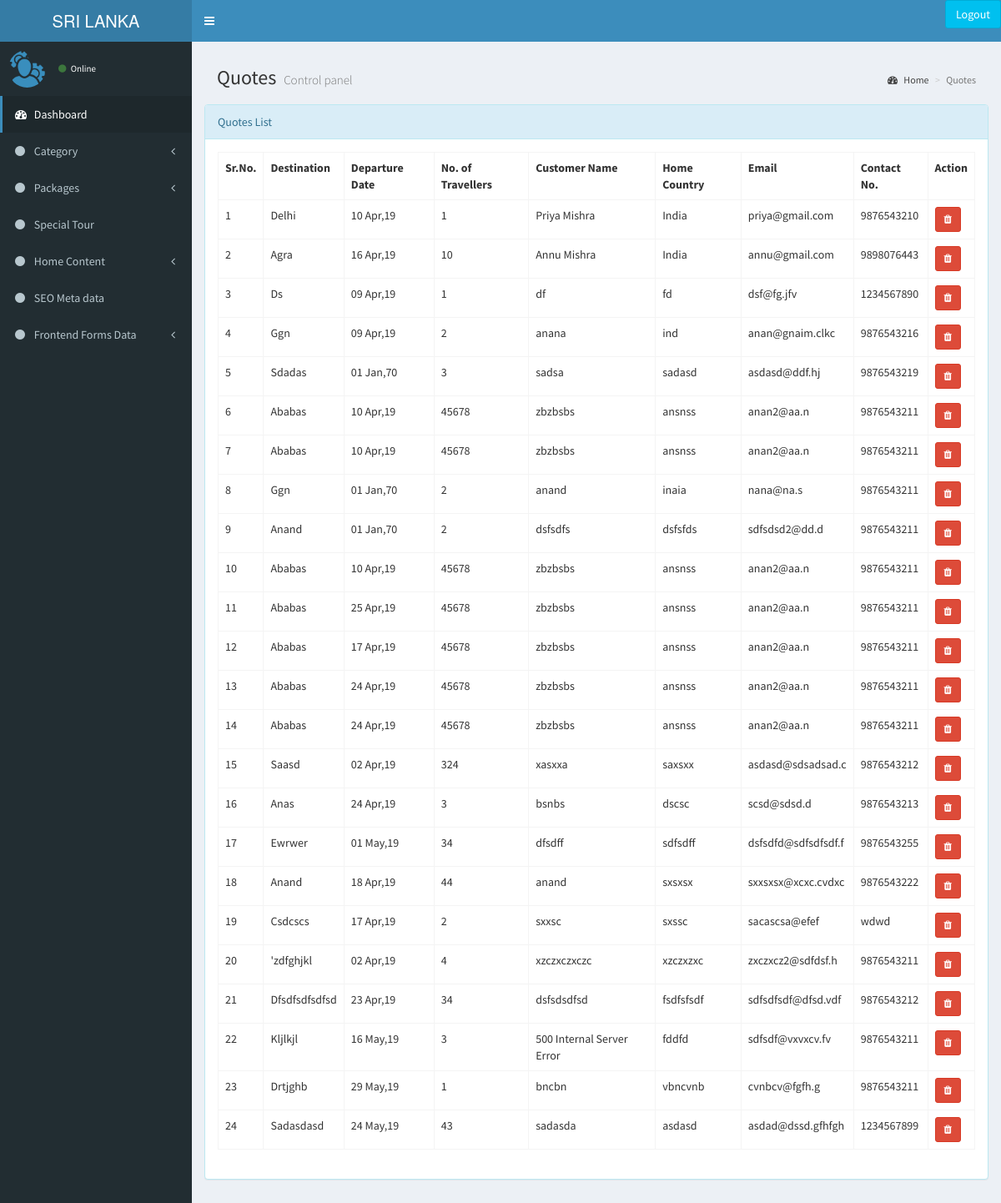
/index.php/quotes/quotes_list, run on the app's committed database.
### tables this page shows
CREATE TABLE `quotes` (
  `id` int(11) NOT NULL,
  `destination` text NOT NULL,
  `dep_date` date NOT NULL,
  `no_of_travellers` int(11) NOT NULL,
  `name` varchar(255) NOT NULL,
  `home_country` varchar(255) NOT NULL,
  `email` text NOT NULL,
  `contact_no` varchar(255) NOT NULL,
  `msg_box` text NOT NULL,
  `created_on` datetime NOT NULL
);

### application/controllers/Quotes.php (called while the page is built, shortened)
<?php defined('BASEPATH') OR exit('No dirrect script Accesss allowed');
class Quotes extends CI_Controller{
	public function quotes_list()
	{
		$this->load->model('frontend_model');
		$data = $this->frontend_model->get_quotes_data();
		$this->load->view('admin/quotes_list',array('data'=> $data));
	}
}

### index.php (called while the page is built, shortened)
<?php
require_once BASEPATH.'core/CodeIgniter.php';

### application/models/Frontend_model.php (called while the page is built, shortened)
<?php
class Frontend_model extends CI_Model{
   public function get_quotes_data(){
      $data = $this->db->get('quotes');
       return $data->result_array();
   }
}

### application/views/admin/quotes_list.php (the view, shortened to what this page needs)
<div class="content-wrapper">
  <section class="content">
    <section class="content-header">
      <h1>
      Quotes
      <small>Control panel</small>
      </h1>
      <ol class="breadcrumb">
        <li><a href="#"><i class="fa fa-dashboard"></i> Home</a></li>
        <li class="active">Quotes</li>
      </ol>
    </section>
    <div class="panel panel-info">
      <div class="panel-heading">Quotes List   </div>
      <div class="panel-body">
        <div  class="row" >
          <div class="col-md-12">
            <table class="table table-hover table-bordered">
              <tr>
                <th>Sr.No.</th>
                <th>Destination</th>
                <th>Departure Date</th>
                <th>No. of Travellers</th>
                <th>Customer Name</th>
                <th>Home Country</th>
                <th>Email</th>
                <th>Contact No.</th>
                <th>Action</th>
              </tr>
              <?php $i=1;
              foreach($data as $row) { $id = $row['id']; ?>
              <tr>
                <td><?php echo $i; ?></td>
                <td><?php echo ucfirst($row['destination']); ?></td>
                <td><?php echo date('d M,y',strtotime($row['dep_date'])); ?></td>
                <td><?php echo $row['no_of_travellers']; ?></td>
                <td><?php echo $row['name']; ?></td>
                <td><?php echo $row['home_country']; ?></td>
                <td><?php echo $row['email']; ?></td>
                <td><?php echo $row['contact_no']; ?></td>
                  <td><a href="<?php echo base_url("quotes/delete/".$row['id']); ?>">
                    <button class="btn btn-danger  btn-sm" onclick="return remove();"><span class="fa fa-trash"></span></button></a></td>
                  </tr>
                  <?php $i++;} ?>
                </table>
              </div>
            </div></div>
          </section>
        </div>

### data on the page
quotes: destination "Delhi", dep_date "10 Apr,19", no_of_travellers "1", name "Priya Mishra", home_country "India", email "priya@gmail.com", contact_no "9876543210"
quotes: destination "Agra", dep_date "16 Apr,19", no_of_travellers "10", name "Annu Mishra", home_country "India", email "annu@gmail.com", contact_no "9898076443"
quotes: destination "Ds", dep_date "09 Apr,19", no_of_travellers "1", name "df", home_country "fd", email "dsf@fg.jfv", contact_no "1234567890"
quotes: destination "Ggn", dep_date "09 Apr,19", no_of_travellers "2", name "anana", home_country "ind", email "anan@gnaim.clkc", contact_no "9876543216"
quotes: destination "Sdadas", dep_date "01 Jan,70", no_of_travellers "3", name "sadsa", home_country "sadasd", email "asdasd@ddf.hj", contact_no "9876543219"
quotes: destination "Ababas", dep_date "10 Apr,19", no_of_travellers "45678", name "zbzbsbs", home_country "ansnss", email "anan2@aa.n", contact_no "9876543211"
quotes: destination "Ababas", dep_date "10 Apr,19", no_of_travellers "45678", name "zbzbsbs", home_country "ansnss", email "anan2@aa.n", contact_no "9876543211"
quotes: destination "Ggn", dep_date "01 Jan,70", no_of_travellers "2", name "anand", home_country "inaia", email "nana@na.s", contact_no "9876543211"
quotes: destination "Anand", dep_date "01 Jan,70", no_of_travellers "2", name "dsfsdfs", home_country "dsfsfds", email "sdfsdsd2@dd.d", contact_no "9876543211"
quotes: destination "Ababas", dep_date "10 Apr,19", no_of_travellers "45678", name "zbzbsbs", home_country "ansnss", email "anan2@aa.n", contact_no "9876543211"
quotes: destination "Ababas", dep_date "25 Apr,19", no_of_travellers "45678", name "zbzbsbs", home_country "ansnss", email "anan2@aa.n", contact_no "9876543211"
quotes: destination "Ababas", dep_date "17 Apr,19", no_of_travellers "45678", name "zbzbsbs", home_country "ansnss", email "anan2@aa.n", contact_no "9876543211"
quotes: destination "Ababas", dep_date "24 Apr,19", no_of_travellers "45678", name "zbzbsbs", home_country "ansnss", email "anan2@aa.n", contact_no "9876543211"
quotes: destination "Ababas", dep_date "24 Apr,19", no_of_travellers "45678", name "zbzbsbs", home_country "ansnss", email "anan2@aa.n", contact_no "9876543211"
quotes: destination "Saasd", dep_date "02 Apr,19", no_of_travellers "324", name "xasxxa", home_country "saxsxx", email "asdasd@sdsadsad.c", contact_no "9876543212"
quotes: destination "Anas", dep_date "24 Apr,19", no_of_travellers "3", name "bsnbs", home_country "dscsc", email "scsd@sdsd.d", contact_no "9876543213"
quotes: destination "Ewrwer", dep_date "01 May,19", no_of_travellers "34", name "dfsdff", home_country "sdfsdff", email "dsfsdfd@sdfsdfsdf.f", contact_no "9876543255"
quotes: destination "Anand", dep_date "18 Apr,19", no_of_travellers "44", name "anand", home_country "sxsxsx", email "sxxsxsx@xcxc.cvdxc", contact_no "9876543222"
quotes: destination "Csdcscs", dep_date "17 Apr,19", no_of_travellers "2", name "sxxsc", home_country "sxssc", email "sacascsa@efef", contact_no "wdwd"
quotes: destination "'zdfghjkl", dep_date "02 Apr,19", no_of_travellers "4", name "xzczxczxczc", home_country "xzczxzxc", email "zxczxcz2@sdfdsf.h", contact_no "9876543211"
quotes: destination "Dfsdfsdfsdfsd", dep_date "23 Apr,19", no_of_travellers "34", name "dsfsdsdfsd", home_country "fsdfsfsdf", email "sdfsdfsdf@dfsd.vdf", contact_no "9876543212"
quotes: destination "Kljlkjl", dep_date "16 May,19", no_of_travellers "3", name "500 Internal Server Error", home_country "fddfd", email "sdfsdf@vxvxcv.fv", contact_no "9876543211"
quotes: destination "Drtjghb", dep_date "29 May,19", no_of_travellers "1", name "bncbn", home_country "vbncvnb", email "cvnbcv@fgfh.g", contact_no "9876543211"
quotes: destination "Sadasdasd", dep_date "24 May,19", no_of_travellers "43", name "sadasda", home_country "asdasd", email "asdad@dssd.gfhfgh", contact_no "1234567899"
